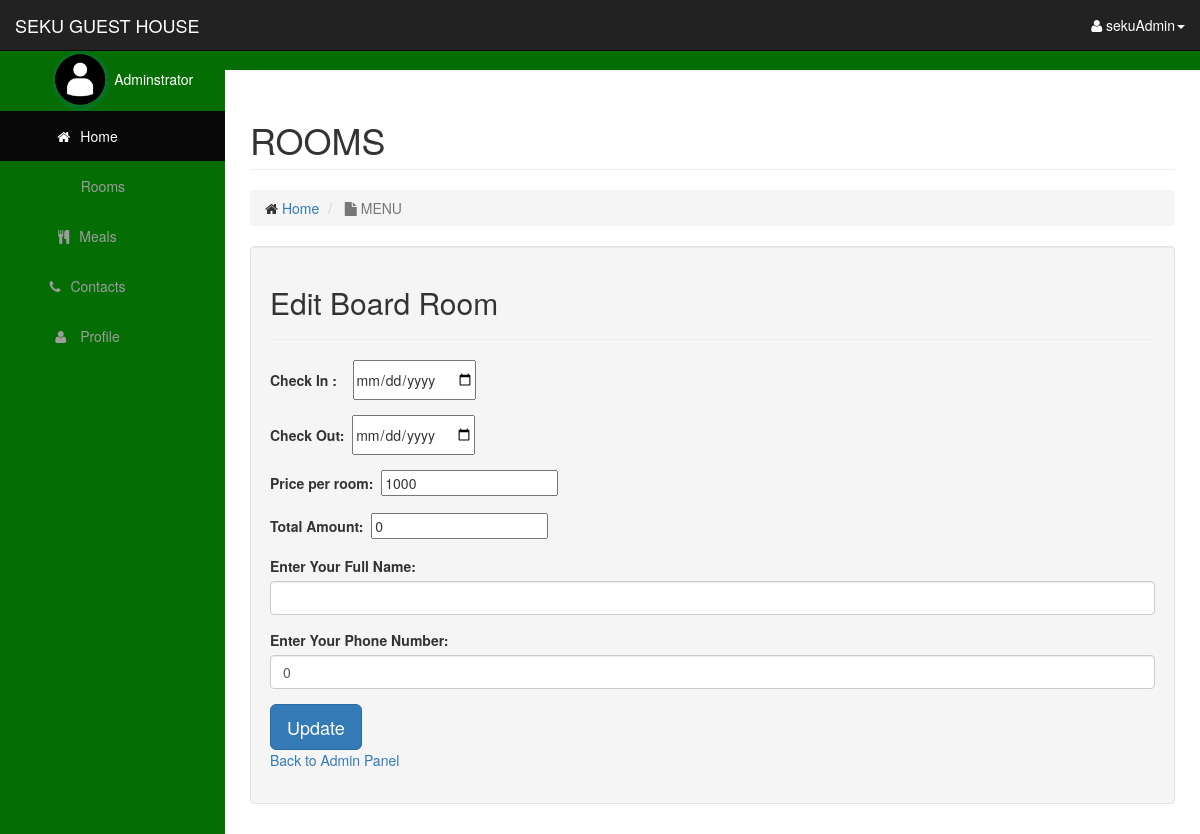
/admin/edit_all_room.php?id=1 (signed in), run on the app's committed database.
### tables this page shows
CREATE TABLE `rooms` (
  `room_id` int(200) NOT NULL,
  `room_cat` text NOT NULL,
  `checkin` date NOT NULL,
  `checkout` date NOT NULL,
  `roomprice` float NOT NULL,
  `amount` int(11) NOT NULL,
  `name` text NOT NULL,
  `phone` int(100) NOT NULL,
  `book` text NOT NULL,
  `days` int(5) NOT NULL
);

### admin/includes/class.user.php (called while the page is built, shortened)
<?php
        class user
        {
            public function __construct()
            {
                $this->db=new mysqli('localhost','root','','seku_guest_house');
            }
        }
?>

### admin/edit_all_room.php (the view, shortened to what this page needs)
<?php
    include_once 'includes/class.user.php';
    $user=new User();
$id=$_GET['id'];
$sql="SELECT * FROM rooms WHERE room_id='$id'";
$query=mysqli_query($user->db, $sql);
$row = mysqli_fetch_array($query);
?>
<body>
  <?php include 'includes/navigation.php';?>
  <div id="page-wrapper">
            <div class="container-fluid">
              <div class="row">
                    <div class="col-lg-12">
                        <h1 class="page-header">
                        ROOMS
                            </h1>
                        <ol class="breadcrumb">
                            <li>
                                <i class="fa fa-Home"></i>  <a href="index.php">Home</a>
                            </li>
                            <li class="active">
                                <i class="fa fa-file"></i> MENU
                            </li>
                        </ol>
                    </div>
                </div>
</head>
<body>
      <div class="well">
            <h2>Edit <?php echo  $row['room_cat']?></h2>
            <hr>
            <form action="" method="post" name="room_category">
               <div class="form-group">
                    <label for="checkin">Check In :</label>&nbsp;&nbsp;&nbsp;
                    <input type="date" class="datepicker" name="checkin" value="<?php echo $row['checkin']?>">
                </div>
               <div class="form-group">
                    <label for="checkout">Check Out:</label>&nbsp;
                    <input type="date" class="datepicker" name="checkout" onChange="gettotal1()" value="<?php echo $row['checkout']?>">
                </div>
                <div class="form-group">
                    <label for="checkout">Price per room:</label>&nbsp;
                     <input id="a1" value="<?php echo $row['roomprice']?>" readonly="" >
                </div>
                <div class="form-group">
                    <label for="amount">Total Amount:</label>&nbsp;
                    <input type="price" name="amount" id="total1" value="<?php echo $row['amount']?>" readonly="" />
                </div>
                <div class="form-group">
                    <label for="name">Enter Your Full Name:</label>
                    <input type="text" class="form-control" name="name" value="<?php echo $row['name']?>" required>
                </div>
                <div class="form-group">
                    <label for="phone">Enter Your Phone Number:</label>
                    <input type="Number" class="form-control" name="phone" value="<?php echo $row['phone']?>" required>
                </div>
                <button type="submit" class="btn btn-lg btn-primary button" name="submit">Update</button>
               <br>
                <div id="click_here">
                    <a href="index.php">Back to Admin Panel</a>
                </div>
            </form>
        </div>
    </div>
</body>
</html>

### admin/css/seku.css (style rules this page uses)
body { margin-top: 100px; background-color: #046D04; }
@media (min-width:768px) { body { margin-top: 50px; } }
#page-wrapper { width: 100%; padding: 0; background-color: #fff; }
@media (min-width:768px) { #page-wrapper { padding: 10px; } }

### data on the page
rooms: room_cat "Board Room", roomprice "1000", amount "0", phone "0"

### other printed values
$_SESSION['usname'] "sekuAdmin"
